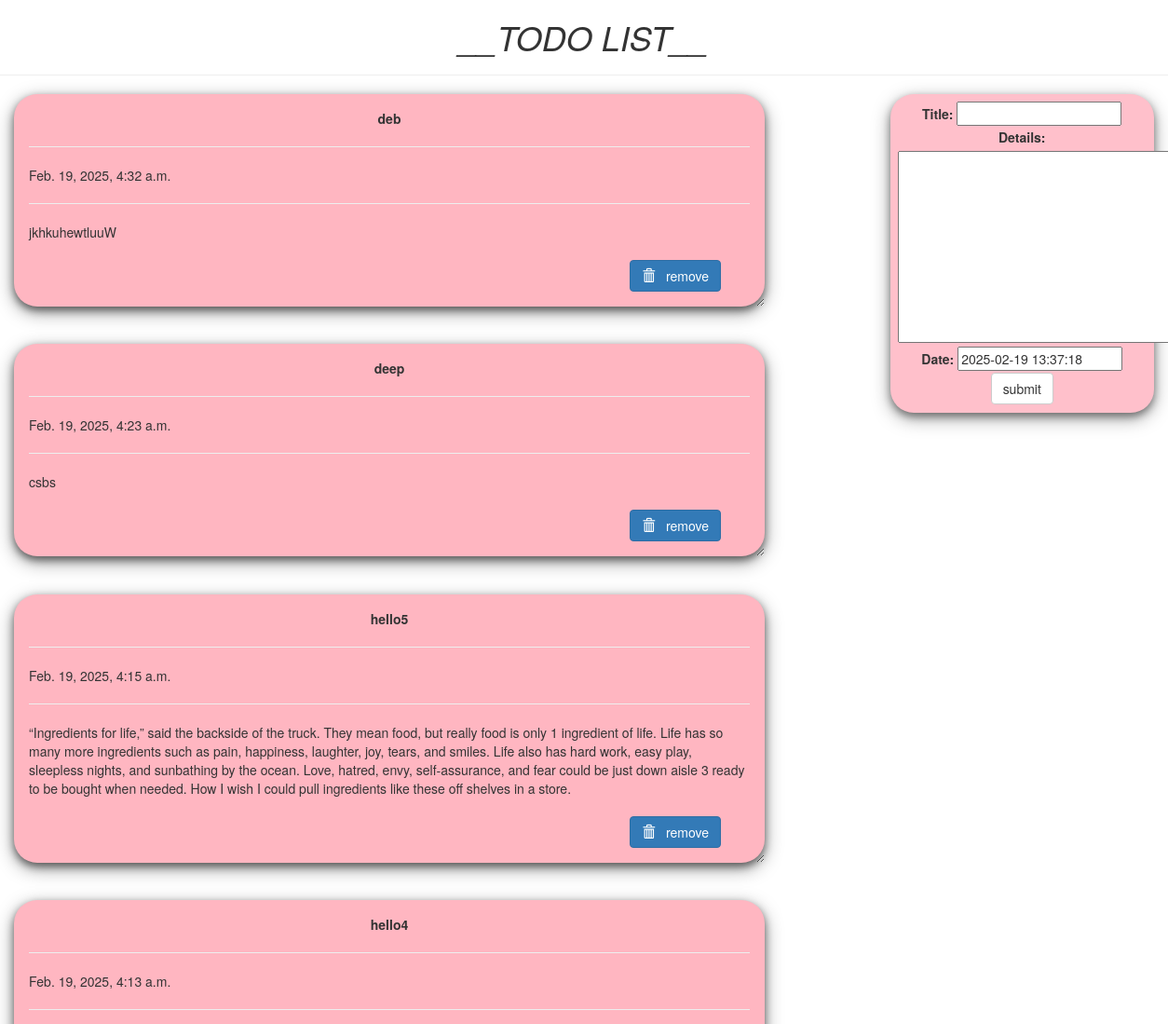
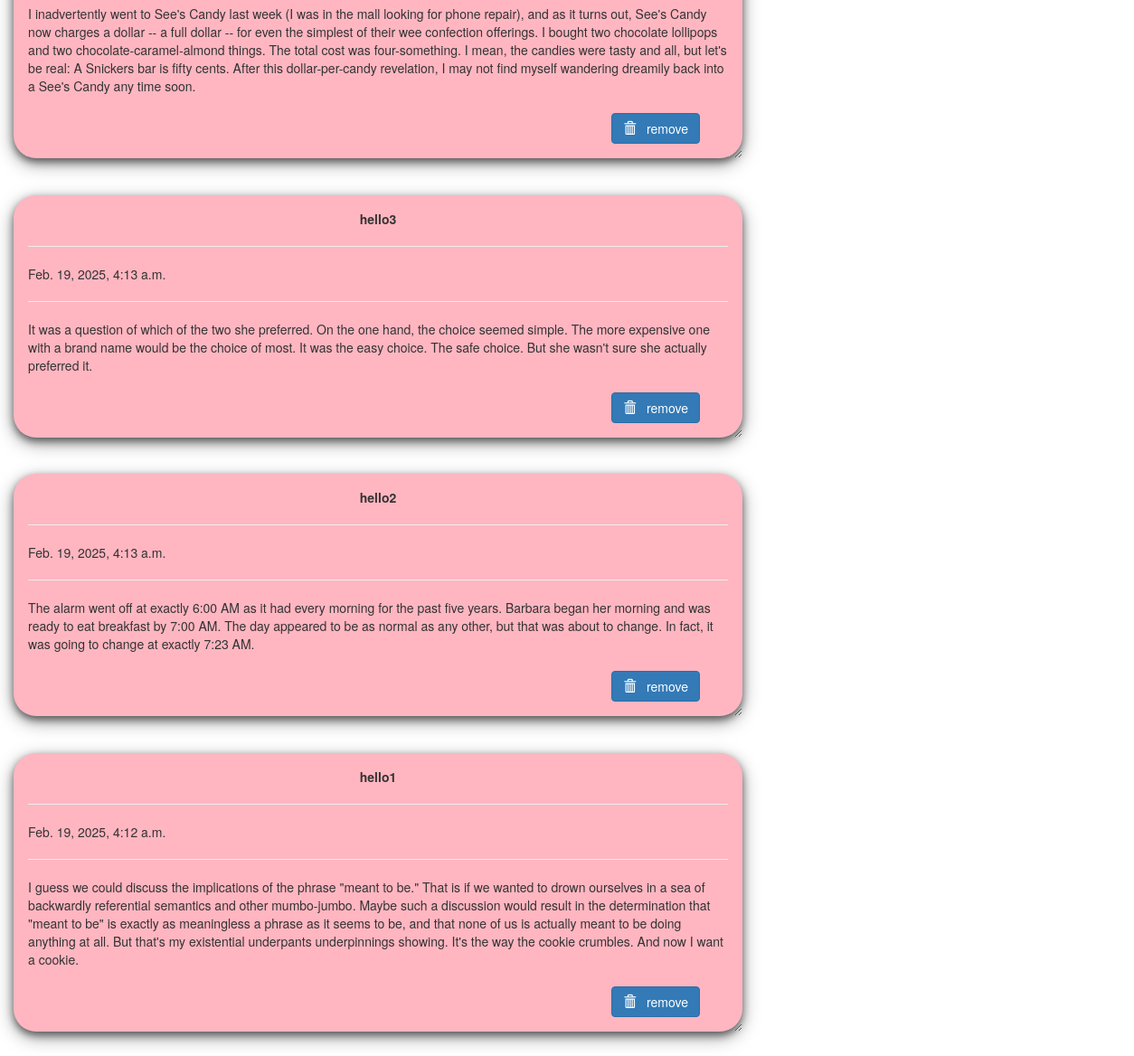
The page / on the database its author committed (2 pictures, top to bottom).
### todo/models.py (models this page shows, shortened)
class Todo(models.Model):
    title=models.CharField(max_length=100)
    details=models.TextField()
    date=models.DateTimeField(default=timezone.now)

### todo/views.py (the view)
# urls.py: path('',views.index,name="todo"),
def index(request):
    item_list=Todo.objects.order_by("-date")
    if request.method=="POST":
        form=TodoForm(request.POST)
        if form.is_valid():
            form.save()
            return redirect('todo')
    form=TodoForm()
    page={
        "forms":form,
        "list":item_list,
        "title":"TODO LIST"
    }
    return render(request,'todo/index.html',page)

### todo/forms.py
class TodoForm(forms.ModelForm):
    class Meta:
        model = Todo
        fields="__all__"

### templates/todo/index.html (shortened to what this page needs)
<!DOCTYPE html>
<html lang="en" dir="ltr">
<head>
  <link rel="stylesheet" href="https://maxcdn.bootstrapcdn.com/bootstrap/3.3.7/css/bootstrap.min.css">
</head>
<body  class="container-fluid">
  <center class="row">
    <h1><i>__TODO LIST__</i></h1>
    <hr />
  </center>
  <div class="row">
    <div class="col-md-8">
      {% for i in list %}
      <div class="card">
        <center><b>{{i.title}}</b></center>
        <hr/>
        {{i.date}}
        <hr/>
        {{i.details}}
        <br />
        <br />
        <form action="/del/{{i.id}}" method="POST" style=" padding-right: 4%; padding-bottom: 3%;">
          <button value="remove" type="submit"  class="btn btn-primary" style="float: right;"><span class="glyphicon glyphicon-trash"></span> &nbsp; remove</button>
        </form>
      </div>
      {% endfor%}
    </div>
    <div class="col-md-1"> </div>
    <div class="col-md-3" >
      <div  class="submit_form">
      <form  method="POST">
        {{forms}}
        <center>
        <input type="submit" class="btn btn-default" value="submit" />
      </center>
      </form>
    </div>
  </div>
</div>
</body>
</html>

### templates/todo/index.html (style rules this page uses)
.card { box-shadow: 0 4px 8px 0 rgba(0,0,0,0.5), 0 6px 20px 0 rgba(0,0,0,0.39); background: lightpink; margin-bottom : 5%; border-radius: 25px; padding : 2%; overflow: auto; resize: both; text-overflow: ellipsis; }
.submit_form { text-align: center; padding: 3%; background: pink; border-radius: 25px; box-shadow: 0 4px 8px 0 rgba(0,0,0,0.4), 0 6px 20px 0 rgba(0,0,0,0.36); }

### rows shown on the page
Todo: title "deb", date "Feb. 19, 2025, 4:32 a.m.", details "jkhkuhewtluuW"
Todo: title "deep", date "Feb. 19, 2025, 4:23 a.m.", details "csbs"
Todo: title "hello5", date "Feb. 19, 2025, 4:15 a.m.", details "“Ingredients for life,” said the backside of the truck. They mean food, but really food is only 1 ingredient of life. Life has so many more ingredients such as pain, happiness, laughter, joy, tears, and smiles. Life also has hard work, easy play, sleepless nights, and sunbathing by the ocean. Love, hatred, envy, self-assurance, and fear could be just down aisle 3 ready to be bought when needed. How I wish I could pull ingredients like these off shelves in a store."
Todo: title "hello4", date "Feb. 19, 2025, 4:13 a.m.", details "I inadvertently went to See's Candy last week (I was in the mall looking for phone repair), and as it turns out, See's Candy now charges a dollar -- a full dollar -- for even the simplest of their wee confection offerings. I bought two chocolate lollipops and two chocolate-caramel-almond things. The total cost was four-something. I mean, the candies were tasty and all, but let's be real: A Snickers bar is fifty cents. After this dollar-per-candy revelation, I may not find myself wandering dreamily back into a See's Candy any time soon."
Todo: title "hello3", date "Feb. 19, 2025, 4:13 a.m.", details "It was a question of which of the two she preferred. On the one hand, the choice seemed simple. The more expensive one with a brand name would be the choice of most. It was the easy choice. The safe choice. But she wasn't sure she actually preferred it."
Todo: title "hello2", date "Feb. 19, 2025, 4:13 a.m.", details "The alarm went off at exactly 6:00 AM as it had every morning for the past five years. Barbara began her morning and was ready to eat breakfast by 7:00 AM. The day appeared to be as normal as any other, but that was about to change. In fact, it was going to change at exactly 7:23 AM."
Todo: title "hello1", date "Feb. 19, 2025, 4:12 a.m.", details "I guess we could discuss the implications of the phrase \"meant to be.\" That is if we wanted to drown ourselves in a sea of backwardly referential semantics and other mumbo-jumbo. Maybe such a discussion would result in the determination that \"meant to be\" is exactly as meaningless a phrase as it seems to be, and that none of us is actually meant to be doing anything at all. But that's my existential underpants underpinnings showing. It's the way the cookie crumbles. And now I want a cookie."
